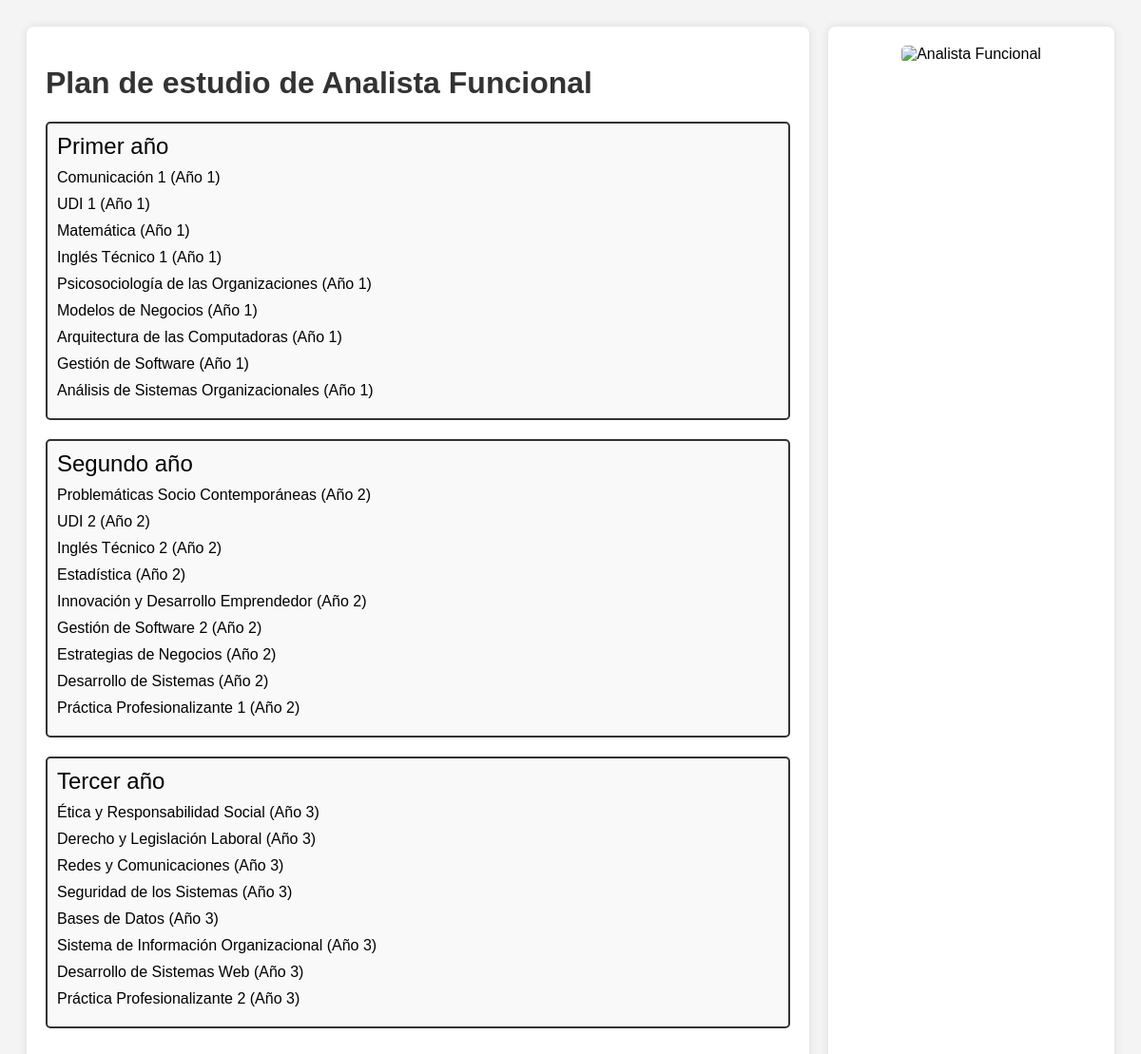
Page /materias.php?carrera_id=1 on the committed database.
### tables this page shows
CREATE TABLE `carreras` (
  `id` int(11) NOT NULL AUTO_INCREMENT,
  `nombre` varchar(100) NOT NULL,
  PRIMARY KEY (`id`)
);

CREATE TABLE `materias` (
  `id` int(11) NOT NULL AUTO_INCREMENT,
  `carrera_id` int(11) DEFAULT NULL,
  `nombre` varchar(100) NOT NULL,
  `anio` int(11) NOT NULL,
  PRIMARY KEY (`id`),
  KEY `carrera_id` (`carrera_id`),
  CONSTRAINT `materias_ibfk_1` FOREIGN KEY (`carrera_id`) REFERENCES `carreras` (`id`)
);

### materias.php (the view, shortened to what this page needs)
<?php
require_once './data_base/db_urquiza.php';
if (isset($_GET['carrera_id'])) {
    $carrera_id = $_GET['carrera_id'];
    $sql = "SELECT nombre FROM carreras WHERE id = ?";
    $stmt = $conexion->prepare($sql);
    $stmt->execute([$carrera_id]);
    $carrera = $stmt->fetch();
    $sql = "SELECT * FROM materias WHERE carrera_id = ?";
    $stmt = $conexion->prepare($sql);
    $stmt->execute([$carrera_id]);
    $materias = $stmt->fetchAll();
}
?>
<!DOCTYPE html>
<html lang="es">
<head>
</head>
<body>
    <div class="container">
        <h1>Plan de estudio de <?php echo $carrera['nombre']; ?></h1>
        <form action="inscribir.php" method="POST">
            <?php
            $years = [1 => 'Primer año', 2 => 'Segundo año', 3 => 'Tercer año'];
            foreach ($years as $year => $year_title) {
                $filtered_materias = array_filter($materias, function ($materia) use ($year) {
                    return $materia['anio'] == $year;
                });
                if (count($filtered_materias) > 0) {
                    echo "<div class='year-container'>";
                    echo "<div class='year-title'>{$year_title}</div>";
                    foreach ($filtered_materias as $materia) {
                        echo "<div class='materia'>";
                        echo "<name='materias[]' value='{$materia['id']}'>";
                        echo "{$materia['nombre']} (Año {$materia['anio']})";
                        echo "</div>";
                    }
                    echo "</div>";
                }
            }
            ?>
        </form>
    </div>
    <aside>
        <?php if ($carrera_id == 1) { ?>
            <img src="https://terciariourquiza.edu.ar/wp-content/uploads/2023/08/image-2.png" alt="Analista Funcional">
        <?php } elseif ($carrera_id == 2) { ?>
            <img src="https://terciariourquiza.edu.ar/wp-content/uploads/2023/08/image-3.png" alt="Desarrollador de Software">
        <?php } elseif ($carrera_id == 3) { ?>
            <img src="https://terciariourquiza.edu.ar/wp-content/uploads/2023/08/image-4.png" alt="Infraestructura en TI">
        <?php } ?>
    </aside>
</body>
</html>

### materias.php (style rules this page uses)
body { font-family: Arial, sans-serif; background-color: #f4f4f4; padding: 20px; display: flex; }
.container { background-color: #fff; padding: 20px; border-radius: 8px; box-shadow: 0 0 10px rgba(0, 0, 0, 0.1); width: 75%; }
h1 { color: #333; }
.materia { margin-bottom: 10px; }
.year-container { border: 2px solid #333; padding: 10px; margin-bottom: 20px; border-radius: 5px; background-color: #f9f9f9; }
.year-title { font-size: 1.5em; margin-bottom: 10px; }
aside { width: 25%; margin-left: 20px; padding: 20px; background-color: #fff; border-radius: 8px; box-shadow: 0 0 10px rgba(0, 0, 0, 0.1); text-align: center; }
aside img { max-width: 100%; height: auto; border-radius: 5px; }

### rows in the picture
carreras: nombre "Analista Funcional"
materias: nombre "Comunicación 1", anio "1"
materias: $materia['id'] 2 (drawn), nombre "UDI 1", anio "1"
materias: $materia['id'] 3 (drawn), nombre "Matemática", anio "1"
materias: $materia['id'] 4 (drawn), nombre "Inglés Técnico 1", anio "1"
materias: $materia['id'] 5 (drawn), nombre "Psicosociología de las Organizaciones", anio "1"
materias: $materia['id'] 6 (drawn), nombre "Modelos de Negocios", anio "1"
materias: $materia['id'] 7 (drawn), nombre "Arquitectura de las Computadoras", anio "1"
materias: $materia['id'] 8 (drawn), nombre "Gestión de Software", anio "1"
materias: $materia['id'] 9 (drawn), nombre "Análisis de Sistemas Organizacionales", anio "1"
materias: $materia['id'] 10 (drawn), nombre "Problemáticas Socio Contemporáneas", anio "2"
materias: $materia['id'] 11 (drawn), nombre "UDI 2", anio "2"
materias: $materia['id'] 12 (drawn), nombre "Inglés Técnico 2", anio "2"
materias: $materia['id'] 13 (drawn), nombre "Estadística", anio "2"
materias: $materia['id'] 14 (drawn), nombre "Innovación y Desarrollo Emprendedor", anio "2"
materias: $materia['id'] 15 (drawn), nombre "Gestión de Software 2", anio "2"
materias: $materia['id'] 16 (drawn), nombre "Estrategias de Negocios", anio "2"
materias: $materia['id'] 17 (drawn), nombre "Desarrollo de Sistemas", anio "2"
materias: $materia['id'] 18 (drawn), nombre "Práctica Profesionalizante 1", anio "2"
materias: $materia['id'] 19 (drawn), nombre "Ética y Responsabilidad Social", anio "3"
materias: $materia['id'] 20 (drawn), nombre "Derecho y Legislación Laboral", anio "3"
materias: $materia['id'] 21 (drawn), nombre "Redes y Comunicaciones", anio "3"
materias: $materia['id'] 22 (drawn), nombre "Seguridad de los Sistemas", anio "3"
materias: $materia['id'] 23 (drawn), nombre "Bases de Datos", anio "3"
materias: $materia['id'] 24 (drawn), nombre "Sistema de Información Organizacional", anio "3"
materias: $materia['id'] 25 (drawn), nombre "Desarrollo de Sistemas Web", anio "3"
materias: $materia['id'] 26 (drawn), nombre "Práctica Profesionalizante 2", anio "3"

### other values in the picture
$year_title "Primer año"
$year_title "Segundo año"
$year_title "Tercer año"
